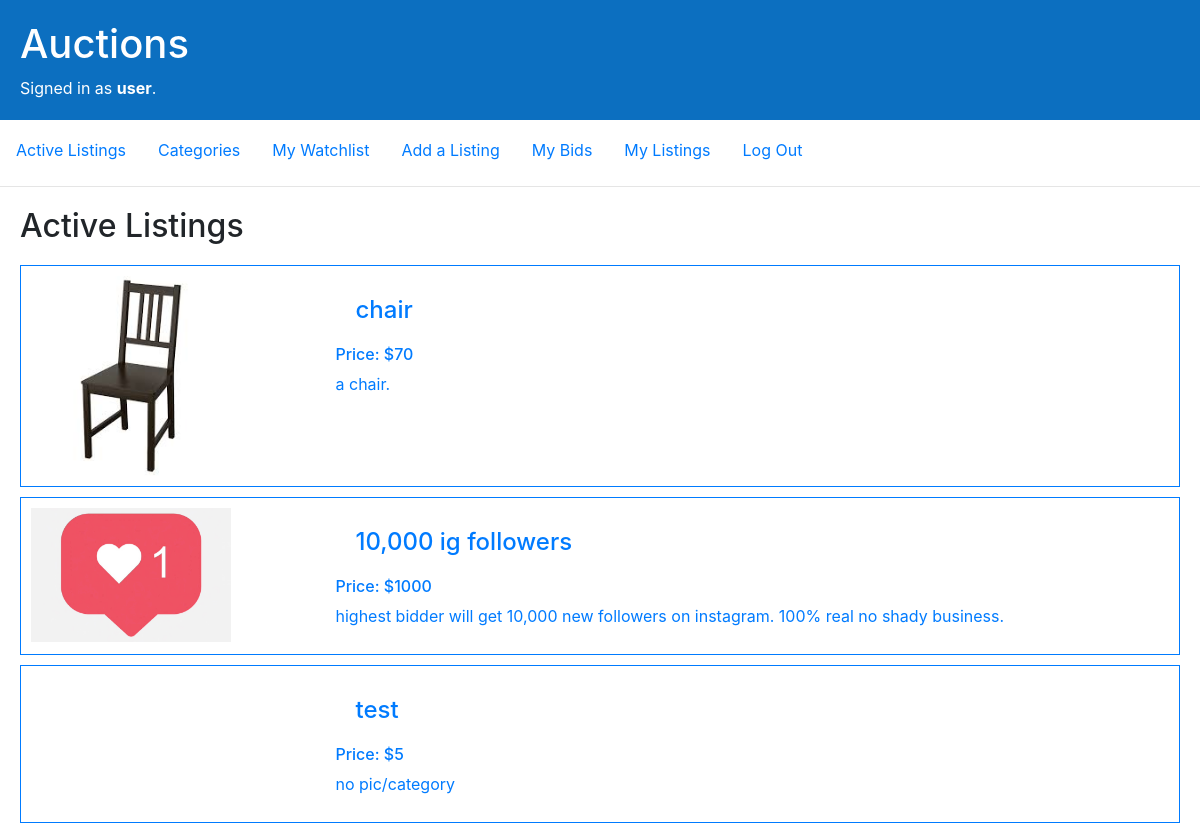
Page / (signed in) on the committed database.
### auctions/models.py (models this page shows, shortened)
class User(AbstractUser, models.Model):
    watchlist = models.ManyToManyField(Listing, blank=True, related_name="watchlist_users")
    bids = models.ManyToManyField(Listing, blank=True, related_name="bid_users")

class Listing(models.Model):
    title = models.CharField(max_length=64)
    description = models.TextField(max_length=500)
    price = models.PositiveIntegerField()
    image = models.ImageField(upload_to="listing_images", blank=True, null=True)
    category = models.ForeignKey(Category, blank=True, null=True, on_delete=models.SET_NULL, related_name="listing")
    creator = models.ForeignKey('User', null=True, on_delete=models.CASCADE, related_name="listings")
    is_closed = models.BooleanField(default=False)

### auctions/views.py (the view)
# urls.py: path("", views.index, name="index"),
def index(request):
    return render(request, "auctions/index.html", {
        "listings": Listing.objects.filter(is_closed=False)
    })

### auctions/templates/auctions/index.html (shortened to what this page needs)
{% extends "auctions/layout.html" %}
{% block body %}
    {% if name %}
        <h2>{{ name }}</h2>
    {% else %}
        <h2>Active Listings</h2>
    {% endif %}
    {% for listing in listings %}
      <a href="{% url 'view_listing' listing.id %}">
        <div class="listing_block">
            <div class="img_container">
            {% if listing.image %}
                <img src="{{ listing.image.url }}"/>
            {% endif %}
            </div>
            <div class="listing_info">
                <h4>{{ listing.title }}
                </h4>
                <h6>Price: ${{ listing.price }}</h6>
                <p>{{ listing.description }}</p>
            </div>
        </div>
      </a>
    {% empty %}
        <h4>No Listings!</h4>
    {% endfor %}
{% endblock %}

### auctions/templates/auctions/layout.html (shortened to what this page needs)
{% load static %}
<!DOCTYPE html>
<html lang="en">
    <head>
        <link rel="stylesheet" href="https://stackpath.bootstrapcdn.com/bootstrap/4.4.1/css/bootstrap.min.css">
        <link href="{% static 'auctions/styles.css' %}" rel="stylesheet">
    </head>
    <body>
        <div class="header">
        <h1>Auctions</h1>
            {% if user.is_authenticated %}
                Signed in as <strong>{{ user.username }}</strong>.
            {% else %}
                Not signed in.
            {% endif %}
        </div>
        <ul class="nav">
            <li class="nav-item">
                <a class="nav-link" href="{% url 'index' %}">Active Listings</a>
            </li>
            <li class="nav-item">
                <a class="nav-link" href="{% url 'view_categories' %}">Categories</a>
            </li>
            {% if user.is_authenticated %}
                <li class="nav-item">
                    <a class="nav-link" href="{% url 'watchlist' request.user.id %}">My Watchlist</a>
                </li>
                <li class="nav-item">
                    <a class="nav-link" href="{% url 'create_listing' %}">Add a Listing</a>
                </li>
                <li class="nav-item">
                    <a class="nav-link" href="{% url 'my_bids' request.user.id %}">My Bids</a>
                </li>
                <li class="nav-item">
                    <a class="nav-link" href="{% url 'my_listings' request.user.id %}">My Listings</a>
                </li>
                <li class="nav-item">
                    <a class="nav-link" href="{% url 'logout' %}">Log Out</a>
                </li>
            {% endif %}
        </ul>
        <hr>
        {% block body %}
        {% endblock %}
    </body>
</html>

### auctions/static/auctions/styles.css (style rules this page uses)
a { display: block; }
h2, h4 { margin: 20px; }
.header { background-color: #0C6FC0; color: #FFFFFF; overflow: hidden; padding:20px; }
.nav { margin-top: 10px; }
.listing_block { border: 1px solid; padding: 10px; margin: 10px 20px; }
.img_container { display: inline-block; width: 200px; }
img { max-height: 250px; max-width: 200px; }
.listing_info { height: 100%; margin-left: 100px; display: inline-block; vertical-align: top; }

### rows in the picture
User: username "user"
Listing: image (picture), title "chair", price "70", description "a chair."
Listing: image (picture), title "10,000 ig followers", price "1000", description "highest bidder will get 10,000 new followers on instagram. 100% real no shady business."
Listing: title "test", price "5", description "no pic/category"
